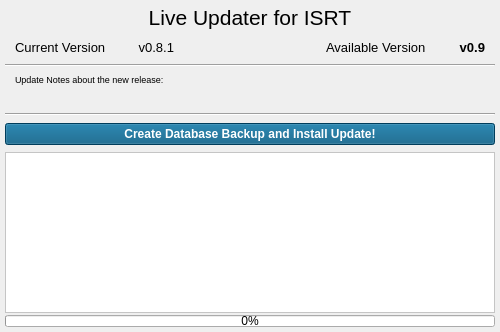
<?xml version="1.0" encoding="UTF-8"?>
<ui version="4.0">
 <class>Updater</class>
 <widget class="QWidget" name="Updater">
  <property name="geometry">
   <rect>
    <x>0</x>
    <y>0</y>
    <width>500</width>
    <height>332</height>
   </rect>
  </property>
  <property name="minimumSize">
   <size>
    <width>500</width>
    <height>332</height>
   </size>
  </property>
  <property name="windowTitle">
   <string>ISRT Updater</string>
  </property>
  <property name="windowIcon">
   <iconset resource="../res.qrc">
    <normaloff>:/img/img/isrt.ico</normaloff>:/img/img/isrt.ico</iconset>
  </property>
  <layout class="QVBoxLayout" name="verticalLayout_2">
   <property name="leftMargin">
    <number>5</number>
   </property>
   <property name="topMargin">
    <number>5</number>
   </property>
   <property name="rightMargin">
    <number>5</number>
   </property>
   <property name="bottomMargin">
    <number>5</number>
   </property>
   <item>
    <layout class="QVBoxLayout" name="verticalLayout">
     <property name="spacing">
      <number>2</number>
     </property>
     <item>
      <widget class="QLabel" name="label">
       <property name="font">
        <font>
         <pointsize>16</pointsize>
        </font>
       </property>
       <property name="text">
        <string>Live Updater for ISRT</string>
       </property>
       <property name="alignment">
        <set>Qt::AlignCenter</set>
       </property>
      </widget>
     </item>
     <item>
      <spacer name="verticalSpacer_3">
       <property name="orientation">
        <enum>Qt::Vertical</enum>
       </property>
       <property name="sizeType">
        <enum>QSizePolicy::Fixed</enum>
       </property>
       <property name="sizeHint" stdset="0">
        <size>
         <width>20</width>
         <height>5</height>
        </size>
       </property>
      </spacer>
     </item>
     <item>
      <layout class="QHBoxLayout" name="horizontalLayout">
       <item>
        <spacer name="horizontalSpacer_9">
         <property name="orientation">
          <enum>Qt::Horizontal</enum>
         </property>
         <property name="sizeType">
          <enum>QSizePolicy::Fixed</enum>
         </property>
         <property name="sizeHint" stdset="0">
          <size>
           <width>10</width>
           <height>20</height>
          </size>
         </property>
        </spacer>
       </item>
       <item>
        <widget class="QLabel" name="label_2">
         <property name="font">
          <font>
           <pointsize>10</pointsize>
          </font>
         </property>
         <property name="text">
          <string>Current Version</string>
         </property>
        </widget>
       </item>
       <item>
        <spacer name="horizontalSpacer_3">
         <property name="orientation">
          <enum>Qt::Horizontal</enum>
         </property>
         <property name="sizeHint" stdset="0">
          <size>
           <width>40</width>
           <height>20</height>
          </size>
         </property>
        </spacer>
       </item>
       <item>
        <widget class="QLabel" name="lbl_updater_current_version">
         <property name="font">
          <font>
           <pointsize>10</pointsize>
           <weight>50</weight>
           <bold>false</bold>
          </font>
         </property>
         <property name="text">
          <string>v0.8.1</string>
         </property>
         <property name="alignment">
          <set>Qt::AlignRight|Qt::AlignTrailing|Qt::AlignVCenter</set>
         </property>
        </widget>
       </item>
       <item>
        <spacer name="horizontalSpacer_4">
         <property name="orientation">
          <enum>Qt::Horizontal</enum>
         </property>
         <property name="sizeType">
          <enum>QSizePolicy::Fixed</enum>
         </property>
         <property name="sizeHint" stdset="0">
          <size>
           <width>150</width>
           <height>20</height>
          </size>
         </property>
        </spacer>
       </item>
       <item>
        <widget class="QLabel" name="label_3">
         <property name="font">
          <font>
           <pointsize>10</pointsize>
          </font>
         </property>
         <property name="text">
          <string>Available Version</string>
         </property>
        </widget>
       </item>
       <item>
        <spacer name="horizontalSpacer_5">
         <property name="orientation">
          <enum>Qt::Horizontal</enum>
         </property>
         <property name="sizeHint" stdset="0">
          <size>
           <width>40</width>
           <height>20</height>
          </size>
         </property>
        </spacer>
       </item>
       <item>
        <widget class="QLabel" name="lbl_updater_available_version">
         <property name="font">
          <font>
           <pointsize>10</pointsize>
           <weight>75</weight>
           <bold>true</bold>
          </font>
         </property>
         <property name="text">
          <string>v0.9</string>
         </property>
         <property name="alignment">
          <set>Qt::AlignRight|Qt::AlignTrailing|Qt::AlignVCenter</set>
         </property>
        </widget>
       </item>
       <item>
        <spacer name="horizontalSpacer_6">
         <property name="orientation">
          <enum>Qt::Horizontal</enum>
         </property>
         <property name="sizeType">
          <enum>QSizePolicy::Fixed</enum>
         </property>
         <property name="sizeHint" stdset="0">
          <size>
           <width>10</width>
           <height>20</height>
          </size>
         </property>
        </spacer>
       </item>
      </layout>
     </item>
     <item>
      <spacer name="verticalSpacer_2">
       <property name="orientation">
        <enum>Qt::Vertical</enum>
       </property>
       <property name="sizeType">
        <enum>QSizePolicy::Fixed</enum>
       </property>
       <property name="sizeHint" stdset="0">
        <size>
         <width>20</width>
         <height>5</height>
        </size>
       </property>
      </spacer>
     </item>
     <item>
      <widget class="Line" name="line_2">
       <property name="orientation">
        <enum>Qt::Horizontal</enum>
       </property>
      </widget>
     </item>
     <item>
      <layout class="QHBoxLayout" name="horizontalLayout_4">
       <item>
        <spacer name="horizontalSpacer_10">
         <property name="orientation">
          <enum>Qt::Horizontal</enum>
         </property>
         <property name="sizeType">
          <enum>QSizePolicy::Fixed</enum>
         </property>
         <property name="sizeHint" stdset="0">
          <size>
           <width>10</width>
           <height>20</height>
          </size>
         </property>
        </spacer>
       </item>
       <item>
        <widget class="QLabel" name="lbl_update_text_2">
         <property name="minimumSize">
          <size>
           <width>0</width>
           <height>0</height>
          </size>
         </property>
         <property name="font">
          <font>
           <pointsize>7</pointsize>
           <weight>50</weight>
           <italic>false</italic>
           <bold>false</bold>
          </font>
         </property>
         <property name="text">
          <string>Update Notes about the new release:</string>
         </property>
        </widget>
       </item>
       <item>
        <spacer name="horizontalSpacer_11">
         <property name="orientation">
          <enum>Qt::Horizontal</enum>
         </property>
         <property name="sizeType">
          <enum>QSizePolicy::Fixed</enum>
         </property>
         <property name="sizeHint" stdset="0">
          <size>
           <width>10</width>
           <height>20</height>
          </size>
         </property>
        </spacer>
       </item>
      </layout>
     </item>
     <item>
      <layout class="QHBoxLayout" name="horizontalLayout_3">
       <item>
        <spacer name="horizontalSpacer_8">
         <property name="orientation">
          <enum>Qt::Horizontal</enum>
         </property>
         <property name="sizeType">
          <enum>QSizePolicy::Fixed</enum>
         </property>
         <property name="sizeHint" stdset="0">
          <size>
           <width>10</width>
           <height>20</height>
          </size>
         </property>
        </spacer>
       </item>
       <item>
        <widget class="QLabel" name="lbl_update_text">
         <property name="minimumSize">
          <size>
           <width>0</width>
           <height>0</height>
          </size>
         </property>
         <property name="font">
          <font>
           <pointsize>10</pointsize>
           <weight>75</weight>
           <italic>true</italic>
           <bold>true</bold>
          </font>
         </property>
         <property name="text">
          <string/>
         </property>
        </widget>
       </item>
       <item>
        <spacer name="horizontalSpacer_7">
         <property name="orientation">
          <enum>Qt::Horizontal</enum>
         </property>
         <property name="sizeType">
          <enum>QSizePolicy::Fixed</enum>
         </property>
         <property name="sizeHint" stdset="0">
          <size>
           <width>10</width>
           <height>20</height>
          </size>
         </property>
        </spacer>
       </item>
      </layout>
     </item>
     <item>
      <widget class="Line" name="line">
       <property name="orientation">
        <enum>Qt::Horizontal</enum>
       </property>
      </widget>
     </item>
     <item>
      <spacer name="verticalSpacer_4">
       <property name="orientation">
        <enum>Qt::Vertical</enum>
       </property>
       <property name="sizeType">
        <enum>QSizePolicy::Fixed</enum>
       </property>
       <property name="sizeHint" stdset="0">
        <size>
         <width>20</width>
         <height>5</height>
        </size>
       </property>
      </spacer>
     </item>
     <item>
      <layout class="QHBoxLayout" name="horizontalLayout_2">
       <item>
        <widget class="QPushButton" name="btn_update_install">
         <property name="font">
          <font>
           <weight>75</weight>
           <bold>true</bold>
          </font>
         </property>
         <property name="styleSheet">
          <string notr="true">background-color: rgb(0, 85, 127);
color: rgb(255, 255, 255);</string>
         </property>
         <property name="text">
          <string>Create Database Backup and Install Update!</string>
         </property>
        </widget>
       </item>
      </layout>
     </item>
     <item>
      <spacer name="verticalSpacer">
       <property name="orientation">
        <enum>Qt::Vertical</enum>
       </property>
       <property name="sizeType">
        <enum>QSizePolicy::Fixed</enum>
       </property>
       <property name="sizeHint" stdset="0">
        <size>
         <width>20</width>
         <height>5</height>
        </size>
       </property>
      </spacer>
     </item>
     <item>
      <widget class="QTextEdit" name="label_output_window_update">
       <property name="sizePolicy">
        <sizepolicy hsizetype="MinimumExpanding" vsizetype="MinimumExpanding">
         <horstretch>0</horstretch>
         <verstretch>0</verstretch>
        </sizepolicy>
       </property>
       <property name="minimumSize">
        <size>
         <width>0</width>
         <height>150</height>
        </size>
       </property>
       <property name="maximumSize">
        <size>
         <width>2500</width>
         <height>1400</height>
        </size>
       </property>
       <property name="font">
        <font>
         <pointsize>8</pointsize>
         <weight>50</weight>
         <bold>false</bold>
        </font>
       </property>
       <property name="contextMenuPolicy">
        <enum>Qt::DefaultContextMenu</enum>
       </property>
       <property name="toolTip">
        <string>Console output</string>
       </property>
       <property name="statusTip">
        <string>Console output</string>
       </property>
       <property name="autoFillBackground">
        <bool>true</bool>
       </property>
       <property name="styleSheet">
        <string notr="true">
background-color: rgb(255, 255, 255);

</string>
       </property>
       <property name="inputMethodHints">
        <set>Qt::ImhNone</set>
       </property>
       <property name="frameShape">
        <enum>QFrame::StyledPanel</enum>
       </property>
       <property name="frameShadow">
        <enum>QFrame::Plain</enum>
       </property>
       <property name="lineWidth">
        <number>1</number>
       </property>
       <property name="verticalScrollBarPolicy">
        <enum>Qt::ScrollBarAsNeeded</enum>
       </property>
       <property name="horizontalScrollBarPolicy">
        <enum>Qt::ScrollBarAsNeeded</enum>
       </property>
       <property name="readOnly">
        <bool>true</bool>
       </property>
       <property name="html">
        <string>&lt;!DOCTYPE HTML PUBLIC &quot;-//W3C//DTD HTML 4.0//EN&quot; &quot;http://www.w3.org/TR/REC-html40/strict.dtd&quot;&gt;
&lt;html&gt;&lt;head&gt;&lt;meta name=&quot;qrichtext&quot; content=&quot;1&quot; /&gt;&lt;style type=&quot;text/css&quot;&gt;
p, li { white-space: pre-wrap; }
&lt;/style&gt;&lt;/head&gt;&lt;body style=&quot; font-family:'MS Shell Dlg 2'; font-size:8pt; font-weight:400; font-style:normal;&quot;&gt;
&lt;p style=&quot;-qt-paragraph-type:empty; margin-top:0px; margin-bottom:0px; margin-left:0px; margin-right:0px; -qt-block-indent:0; text-indent:0px; font-size:11pt; font-weight:600;&quot;&gt;&lt;br /&gt;&lt;/p&gt;&lt;/body&gt;&lt;/html&gt;</string>
       </property>
       <property name="cursorWidth">
        <number>0</number>
       </property>
       <property name="textInteractionFlags">
        <set>Qt::TextSelectableByKeyboard|Qt::TextSelectableByMouse</set>
       </property>
      </widget>
     </item>
     <item>
      <widget class="QProgressBar" name="updater_progressbar">
       <property name="minimumSize">
        <size>
         <width>0</width>
         <height>12</height>
        </size>
       </property>
       <property name="maximumSize">
        <size>
         <width>16777215</width>
         <height>12</height>
        </size>
       </property>
       <property name="value">
        <number>0</number>
       </property>
      </widget>
     </item>
    </layout>
   </item>
  </layout>
 </widget>
 <resources>
  <include location="../res.qrc"/>
 </resources>
 <connections/>
</ui>
